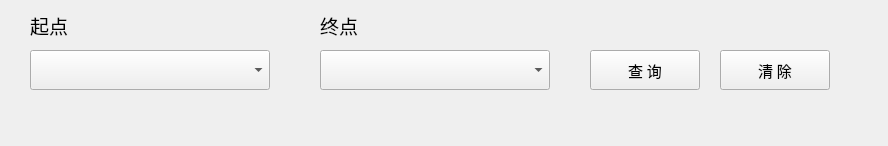
<?xml version="1.0" encoding="UTF-8"?>
<ui version="4.0">
 <class>FindPathWidget</class>
 <widget class="QWidget" name="FindPathWidget">
  <property name="geometry">
   <rect>
    <x>0</x>
    <y>0</y>
    <width>888</width>
    <height>146</height>
   </rect>
  </property>
  <property name="windowTitle">
   <string>Form</string>
  </property>
  <widget class="QComboBox" name="comboBoxEnd">
   <property name="geometry">
    <rect>
     <x>320</x>
     <y>50</y>
     <width>230</width>
     <height>40</height>
    </rect>
   </property>
   <property name="font">
    <font>
     <family>方正标雅宋_GBK</family>
     <pointsize>12</pointsize>
     <weight>50</weight>
     <italic>false</italic>
     <bold>false</bold>
    </font>
   </property>
   <property name="styleSheet">
    <string notr="true">QComboBox {
    font: 12pt &quot;方正标雅宋_GBK&quot;; 
}
QComboBox QAbstractItemView {
    font: 10pt &quot;方正标雅宋_GBK&quot;; 
}</string>
   </property>
  </widget>
  <widget class="QComboBox" name="comboBoxStart">
   <property name="geometry">
    <rect>
     <x>30</x>
     <y>50</y>
     <width>240</width>
     <height>40</height>
    </rect>
   </property>
   <property name="font">
    <font>
     <family>方正标雅宋_GBK</family>
     <pointsize>12</pointsize>
     <weight>50</weight>
     <italic>false</italic>
     <bold>false</bold>
    </font>
   </property>
   <property name="styleSheet">
    <string notr="true">QComboBox {
    font: 12pt &quot;方正标雅宋_GBK&quot;; 
}
QComboBox QAbstractItemView {
    font: 10pt &quot;方正标雅宋_GBK&quot;; 
}</string>
   </property>
  </widget>
  <widget class="QLabel" name="labelEnd">
   <property name="geometry">
    <rect>
     <x>320</x>
     <y>10</y>
     <width>51</width>
     <height>31</height>
    </rect>
   </property>
   <property name="font">
    <font>
     <family>幼圆</family>
     <pointsize>14</pointsize>
    </font>
   </property>
   <property name="text">
    <string>终点</string>
   </property>
  </widget>
  <widget class="QLabel" name="labelStart">
   <property name="geometry">
    <rect>
     <x>30</x>
     <y>10</y>
     <width>51</width>
     <height>31</height>
    </rect>
   </property>
   <property name="font">
    <font>
     <family>幼圆</family>
     <pointsize>14</pointsize>
    </font>
   </property>
   <property name="text">
    <string>起点</string>
   </property>
  </widget>
  <widget class="QPushButton" name="pushBtnFind">
   <property name="geometry">
    <rect>
     <x>590</x>
     <y>50</y>
     <width>110</width>
     <height>40</height>
    </rect>
   </property>
   <property name="font">
    <font>
     <family>幼圆</family>
     <pointsize>11</pointsize>
    </font>
   </property>
   <property name="text">
    <string>查 询</string>
   </property>
  </widget>
  <widget class="QPushButton" name="pushBtnClear">
   <property name="geometry">
    <rect>
     <x>720</x>
     <y>50</y>
     <width>110</width>
     <height>40</height>
    </rect>
   </property>
   <property name="font">
    <font>
     <family>幼圆</family>
     <pointsize>11</pointsize>
    </font>
   </property>
   <property name="text">
    <string>清 除</string>
   </property>
  </widget>
 </widget>
 <resources/>
 <connections/>
</ui>
